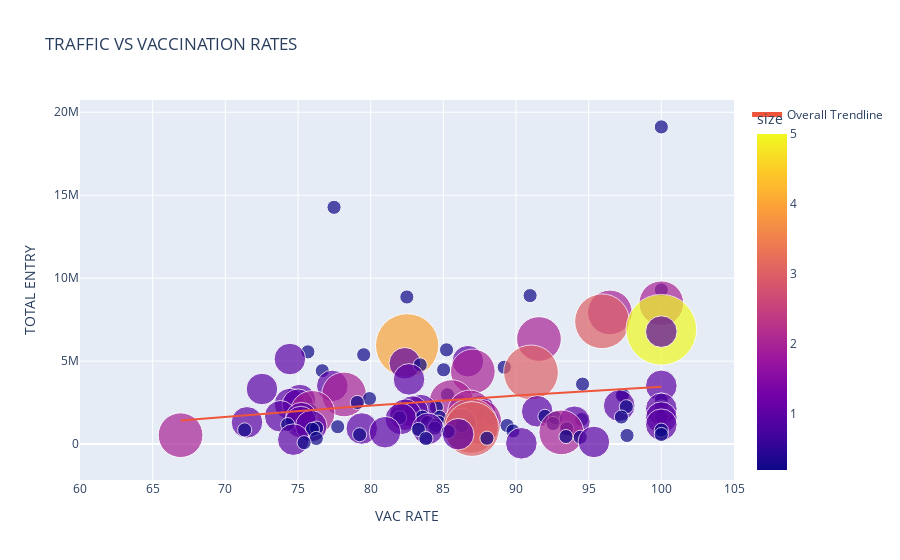

Notebook cell for this chart:
### Code cell
fig = px.scatter(df_withVacRate, x="VAC RATE", y = 'TOTAL ENTRY', size ='size', size_max=50, color = 'size', 
                 title = "TRAFFIC VS VACCINATION RATES",
                trendline='ols', trendline_scope='overall', trendline_options=dict(log_x=True))
fig.update_xaxes(range=[60, 105])
fig.show()
